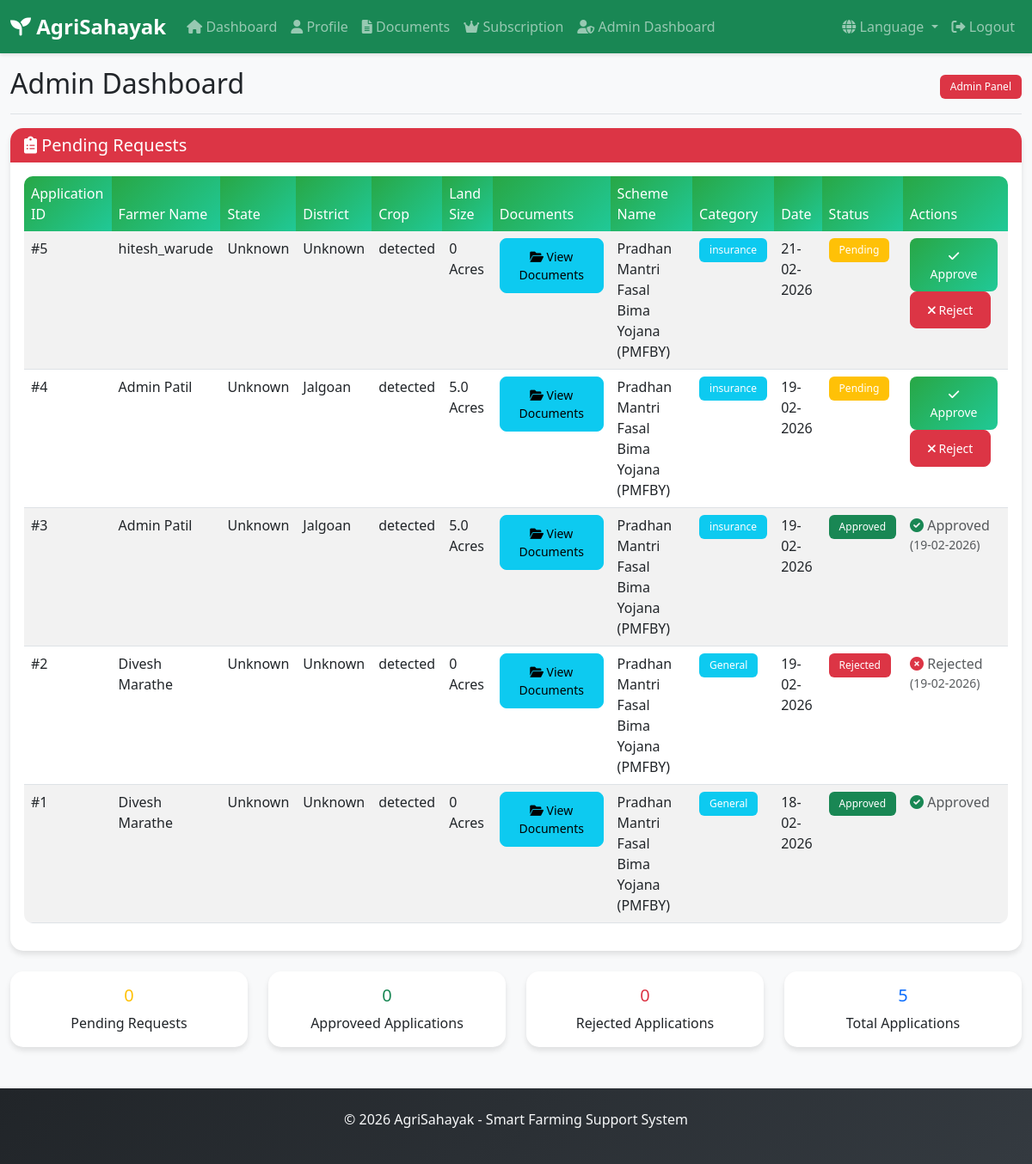
The app's page /admin/dashboard (signed in) with its own data.
### app.py (models this page shows)
class AdminAlert(db.Model):
    id = db.Column(db.Integer, primary_key=True)
    farmer_id = db.Column(db.Integer, db.ForeignKey('user.id'))
    farmer_name = db.Column(db.String(100))
    state = db.Column(db.String(50))
    district = db.Column(db.String(50))
    crop = db.Column(db.String(50))
    land_size = db.Column(db.Float)
    scheme_name = db.Column(db.String(100))
    category = db.Column(db.String(50))  # insurance, financial_support, irrigation, etc.
    status = db.Column(db.String(20), default='Pending')  # Pending, Approved, Rejected
    created_at = db.Column(db.DateTime, default=datetime.utcnow)
    processed_at = db.Column(db.DateTime)  # When admin processed the application

### app.py (the view)
@app.route('/admin/dashboard')
def admin_dashboard():
    if 'user_id' not in session or session.get('role') != 'admin':
        return redirect(url_for('login'))
    lang = session.get('lang', 'en')
    t = translations[lang]
    alerts = db.session.query(
        AdminAlert, User, Profile
    ).join(
        User, AdminAlert.farmer_id == User.id
    ).outerjoin(
        Profile, AdminAlert.farmer_id == Profile.user_id
    ).order_by(AdminAlert.created_at.desc()).all()
    enhanced_alerts = []
    for alert, user, profile in alerts:
        documents = Documents.query.filter_by(user_id=alert.farmer_id).all()
        enhanced_alerts.append({
            'alert': alert,
            'user': user,
            'profile': profile,
            'documents': documents
        })
    return render_template('admin_dashboard.html', alerts=enhanced_alerts, t=t)

### app.py (called while the page is built)
@app.before_request
def create_tables():
    if not hasattr(app, '_tables_created'):
        db.create_all()
        app._tables_created = True

### templates/admin_dashboard.html (shortened to what this page needs)
{% extends "base.html" %}
{% block content %}
<div class="container-fluid">
    <div class="row">
        <div class="col-12">
            <div class="d-flex justify-content-between flex-wrap flex-md-nowrap align-items-center pt-3 pb-2 mb-3 border-bottom">
                <h1 class="h2">{{ t["admin_dashboard"] }}</h1>
                <div class="btn-toolbar mb-2 mb-md-0">
                    <span class="badge bg-danger">Admin Panel</span>
                </div>
            </div>
            <div class="card">
                <div class="card-header bg-danger text-white">
                    <h5 class="mb-0"><i class="fas fa-clipboard-list"></i> {{ t["pending_requests"] }}</h5>
                </div>
                <div class="card-body">
                    <div class="table-responsive">
                        <table class="table table-striped">
                            <thead>
                                <tr>
                                    <th>Application ID</th>
                                    <th>{{ t["farmer"] }} Name</th>
                                    <th>{{ t["state"] }}</th>
                                    <th>{{ t["district"] }}</th>
                                    <th>{{ t["crop"] }}</th>
                                    <th>Land Size</th>
                                    <th>Documents</th>
                                    <th>{{ t["scheme"] }} Name</th>
                                    <th>Category</th>
                                    <th>Date</th>
                                    <th>{{ t["status"] }}</th>
                                    <th>Actions</th>
                                </tr>
                            </thead>
                            <tbody>
                                {% for item in alerts %}
                                <tr>
                                    <td>#{{ item.alert.id }}</td>
                                    <td>{{ item.alert.farmer_name }}</td>
                                    <td>{{ item.alert.state or 'Unknown' }}</td>
                                    <td>{{ item.alert.district or 'Unknown' }}</td>
                                    <td>{{ item.alert.crop }}</td>
                                    <td>{{ item.alert.land_size or 0 }} {{ t["acres"] }}</td>
                                    <td>
                                        {% if item.documents %}
                                            <a href="{{ url_for('admin_farmer_documents', farmer_id=item.alert.farmer_id) }}" class="btn btn-sm btn-info" target="_blank">
                                                <i class="fas fa-folder-open"></i> View Documents
                                            </a>
                                        {% else %}
                                            <span class="text-muted">No docs</span>
                                        {% endif %}
                                    </td>
                                    <td>{{ item.alert.scheme_name }}</td>
                                    <td><span class="badge bg-info">{{ item.alert.category or 'General' }}</span></td>
                                    <td>{{ item.alert.created_at.strftime('%d-%m-%Y') }}</td>
                                    <td>
                                        <span class="badge
                                            {% if item.alert.status == 'Pending' %}bg-warning
                                            {% elif item.alert.status == 'Approved' %}bg-success
                                            {% elif item.alert.status == 'Rejected' %}bg-danger
                                            {% endif %}">
                                            {{ item.alert.status }}
                                        </span>
                                    </td>
                                    <td>
                                        {% if item.alert.status == 'Pending' %}
                                        <button class="btn btn-sm btn-success me-1" onclick="updateAlert('{{ item.alert.id }}', 'Approved')">
                                            <i class="fas fa-check"></i> {{ t["approve"] }}
                                        </button>
                                        <button class="btn btn-sm btn-danger" onclick="updateAlert('{{ item.alert.id }}', 'Rejected')">
                                            <i class="fas fa-times"></i> {{ t["reject"] }}
                                        </button>
                                        {% else %}
                                        <span class="text-muted">
                                            {% if item.alert.status == 'Approved' %}
                                                <i class="fas fa-check-circle text-success"></i> {{ t["approve"] }}d
                                                {% if item.alert.processed_at %}
                                                <small class="d-block">({{ item.alert.processed_at.strftime('%d-%m-%Y') }})</small>
                                                {% endif %}
                                            {% else %}
                                                <i class="fas fa-times-circle text-danger"></i> {{ t["reject"] }}ed
                                                {% if item.alert.processed_at %}
                                                <small class="d-block">({{ item.alert.processed_at.strftime('%d-%m-%Y') }})</small>
                                                {% endif %}
                                            {% endif %}
                                        </span>
                                        {% endif %}
                                    </td>
                                </tr>
                                {% endfor %}
                            </tbody>
                        </table>
                    </div>
                </div>
            </div>
            <div class="row mt-4">
                <div class="col-md-3">
                    <div class="card border-warning">
                        <div class="card-body text-center">
                            <h5 class="text-warning">{{ alerts | selectattr('status', 'equalto', 'Pending') | list | length }}</h5>
                            <p class="mb-0">{{ t["pending_requests"] }}</p>
                        </div>
                    </div>
                </div>
                <div class="col-md-3">
                    <div class="card border-success">
                        <div class="card-body text-center">
                            <h5 class="text-success">{{ alerts | selectattr('status', 'equalto', 'Approved') | list | length }}</h5>
                            <p class="mb-0">{{ t["approve"] }}ed Applications</p>
                        </div>
                    </div>
                </div>
                <div class="col-md-3">
                    <div class="card border-danger">
                        <div class="card-body text-center">
                            <h5 class="text-danger">{{ alerts | selectattr('status', 'equalto', 'Rejected') | list | length }}</h5>
                            <p class="mb-0">{{ t["reject"] }}ed Applications</p>
                        </div>
                    </div>
                </div>
                <div class="col-md-3">
                    <div class="card border-primary">
                        <div class="card-body text-center">
                            <h5 class="text-primary">{{ alerts | length }}</h5>
                            <p class="mb-0">Total Applications</p>
                        </div>
                    </div>
                </div>
            </div>
        </div>
    </div>
</div>
{% endblock %}

### templates/base.html (shortened to what this page needs)
<!DOCTYPE html>
<html lang="{{ session.get('lang', 'en') }}">
<head>
    <link href="https://cdn.jsdelivr.net/npm/bootstrap@5.3.0/dist/css/bootstrap.min.css" rel="stylesheet">
    <link href="https://cdnjs.cloudflare.com/ajax/libs/font-awesome/6.0.0/css/all.min.css" rel="stylesheet">
    <link href="{{ url_for('static', filename='css/style.css') }}" rel="stylesheet">
</head>
<body>
    {% if 'user_id' in session %}
    <nav class="navbar navbar-expand-lg navbar-dark bg-success">
        <div class="container-fluid">
            <a class="navbar-brand" href="{{ url_for('dashboard') }}">
                <i class="fas fa-seedling"></i> AgriSahayak
            </a>
            <div class="collapse navbar-collapse" id="navbarNav">
                <ul class="navbar-nav me-auto">
                    <li class="nav-item">
                        <a class="nav-link" href="{{ url_for('dashboard') }}">
                            <i class="fas fa-home"></i> {{ t["dashboard"] }}
                        </a>
                    </li>
                    <li class="nav-item">
                        <a class="nav-link" href="{{ url_for('profile') }}">
                            <i class="fas fa-user"></i> {{ t["profile"] }}
                        </a>
                    </li>
                    <li class="nav-item">
                        <a class="nav-link" href="{{ url_for('documents') }}">
                            <i class="fas fa-file-alt"></i> {{ t["documents"] }}
                        </a>
                    </li>
                    <li class="nav-item">
                        <a class="nav-link" href="{{ url_for('subscription') }}">
                            <i class="fas fa-crown"></i> {{ t["subscription"] }}
                        </a>
                    </li>
                    {% if session.get('role') == 'admin' %}
                    <li class="nav-item">
                        <a class="nav-link" href="{{ url_for('admin_dashboard') }}">
                            <i class="fas fa-user-shield"></i> {{ t["admin_dashboard"] }}
                        </a>
                    </li>
                    {% endif %}
                </ul>
                <ul class="navbar-nav">
                    <li class="nav-item dropdown">
                        <a class="nav-link dropdown-toggle" href="#" id="languageDropdown" role="button" data-bs-toggle="dropdown">
                            <i class="fas fa-globe"></i> {{ t["language"] }}
                        </a>
                    </li>
                    <li class="nav-item">
                        <a class="nav-link" href="{{ url_for('logout') }}">
                            <i class="fas fa-sign-out-alt"></i> {{ t["logout"] }}
                        </a>
                    </li>
                </ul>
            </div>
        </div>
    </nav>
    {% endif %}
    <main>
        {% block content %}{% endblock %}
    </main>
    <footer class="bg-dark text-light py-4 mt-5">
        <div class="container text-center">
            <p>&copy; 2026 AgriSahayak - Smart Farming Support System</p>
        </div>
    </footer>
</body>
</html>

### static/css/style.css (style rules this page uses)
:root { --primary-green: #28a745; --dark-green: #155724; --light-green: #d4edda; --earth-brown: #6c4a3a; --sky-blue: #87ceeb; --warm-yellow: #ffc107; }
body { font-family: 'Segoe UI', Tahoma, Geneva, Verdana, sans-serif; background-color: #f8f9fa; }
.card { border: none; border-radius: 15px; box-shadow: 0 4px 6px rgba(0, 0, 0, 0.1); transition: all 0.3s ease; }
.card-header { border-radius: 15px 15px 0 0 !important; border: none; }
.btn { border-radius: 8px; padding: 10px 20px; font-weight: 500; transition: all 0.3s ease; }
.btn-success { background: linear-gradient(135deg, #28a745 0%, #20c997 100%); border: none; }
.badge { padding: 8px 12px; border-radius: 6px; font-weight: 500; }
.table { border-radius: 10px; overflow: hidden; }
.table thead th { background: linear-gradient(135deg, #28a745 0%, #20c997 100%); color: white; border: none; font-weight: 500; }
.navbar { box-shadow: 0 2px 4px rgba(0, 0, 0, 0.1); }
.navbar-brand { font-weight: bold; font-size: 1.5rem; }
.navbar-nav .nav-link { transition: all 0.3s ease; }
footer { background: linear-gradient(135deg, #212529 0%, #343a40 100%); color: white; }

### records on screen
AdminAlert: alert.id "5", alert.farmer_name "hitesh_warude", alert "Unknown", alert "Unknown", alert.crop "detected", alert "0", alert.scheme_name "Pradhan Mantri Fasal Bima Yojana (PMFBY)", alert "insurance", alert.created_at "21-02-2026", alert.status "Pending"
AdminAlert: alert.id "4", alert.farmer_name "Admin Patil", alert "Unknown", alert "Jalgoan", alert.crop "detected", alert "5.0", alert.scheme_name "Pradhan Mantri Fasal Bima Yojana (PMFBY)", alert "insurance", alert.created_at "19-02-2026", alert.status "Pending"
AdminAlert: alert.id "3", alert.farmer_name "Admin Patil", alert "Unknown", alert "Jalgoan", alert.crop "detected", alert "5.0", alert.scheme_name "Pradhan Mantri Fasal Bima Yojana (PMFBY)", alert "insurance", alert.created_at "19-02-2026", alert.status "Approved", alert.processed_at "19-02-2026"
AdminAlert: alert.id "2", alert.farmer_name "Divesh Marathe", alert "Unknown", alert "Unknown", alert.crop "detected", alert "0", alert.scheme_name "Pradhan Mantri Fasal Bima Yojana (PMFBY)", alert "General", alert.created_at "19-02-2026", alert.status "Rejected", alert.processed_at "19-02-2026"
AdminAlert: alert.id "1", alert.farmer_name "Divesh Marathe", alert "Unknown", alert "Unknown", alert.crop "detected", alert "0", alert.scheme_name "Pradhan Mantri Fasal Bima Yojana (PMFBY)", alert "General", alert.created_at "18-02-2026", alert.status "Approved"

### other values on screen
{{ t["dashboard"] }} "Dashboard"
{{ t["profile"] }} "Profile"
{{ t["documents"] }} "Documents"
{{ t["subscription"] }} "Subscription"
{{ t["admin_dashboard"] }} "Admin Dashboard"
{{ t["language"] }} "Language"
{{ t["logout"] }} "Logout"
{{ t["pending_requests"] }} "Pending Requests"
{{ t["farmer"] }} "Farmer"
{{ t["state"] }} "State"
{{ t["district"] }} "District"
{{ t["crop"] }} "Crop"
{{ t["scheme"] }} "Scheme"
{{ t["status"] }} "Status"
{{ t["acres"] }} "Acres" "Acres" "Acres" "Acres" "Acres"
